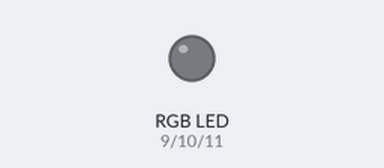
Recording of a sketch running on a simulated Arduino Uno, built with avr-gcc and run on an emulated ATmega328P. On the bench: an RGB LED mixed from three pins (HIGH = lit).

Above: at 0.15 s.
Timing chart, 0 to 8.0 s (numbered marks = the images above):
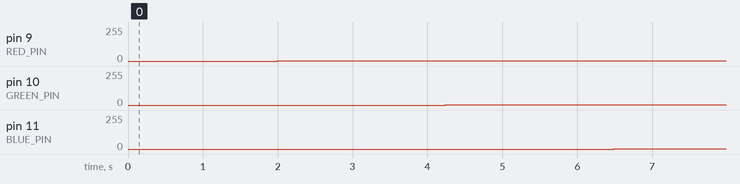

The sketch:

RGB_Effect.ino
```cpp
// RGB_Effect
// To use I2C backpack on a 20x4 lcd screen uncomment the define below

//#define USE_I2C_BACKPACK

#if defined USE_I2C_BACKPACK
  #include <Wire.h>
  #include <LiquidCrystal_I2C.h>
#endif

enum{
  Red = 0,
  Green,
  Blue
};

#define RED_PIN    9
#define GREEN_PIN  10
#define BLUE_PIN   11

#define  MIN  2
#define  SETPOINT  50
#define  MAX  250
#define  DELAY  5

#define COLUMNS  20
#define LINES    4

signed int pace = 1;
unsigned int duty = 100;
unsigned int currentPin = Red;
boolean Up = true;

#if defined USE_I2C_BACKPACK
  LiquidCrystal_I2C lcd(0x27, 2, 1, 0, 4, 5, 6, 7, 3, POSITIVE);
#endif
void setup() {

  // Initialize the lcd for 20 chars 4 lines and turn on backlight
  #if defined USE_I2C_BACKPACK
    lcd.begin(COLUMNS,LINES);
    // Backlight on
    lcd.backlight();

    lcd.setCursor(3,0);
    lcd.print("Hello, world!");
    lcd.setCursor(2,1);
    lcd.print("By: Andre Botelho");
    lcd.setCursor(0,2);
    lcd.print("RGB Effect");
    lcd.setCursor(0,3);
    lcd.write("Red Up");
    delay(3000);
  #endif

  pinMode(RED_PIN,OUTPUT);
  pinMode(GREEN_PIN,OUTPUT);
  pinMode(BLUE_PIN,OUTPUT);
}

void loop() {

  switch(currentPin){
   case Red:
      analogWrite(RED_PIN,duty);
      delay(DELAY);

      duty += pace;

      if(duty == MAX){
        pace = -pace;
        Up = false;

        #if defined USE_I2C_BACKPACK
          lcd.clearLine(3,COLUMNS);
          lcd.setCursor(0,3);
          lcd.print("Red Down");
        #endif
      }
      else if(duty <= SETPOINT && Up == false){
        analogWrite(GREEN_PIN,SETPOINT-duty);

        #if defined USE_I2C_BACKPACK
          lcd.clearLine(3,COLUMNS);
          lcd.setCursor(0,3);
          lcd.print("Green Up - Red Down");
        #endif
      }

      if(duty == MIN && Up == false){
        Up = true;
        pace = -pace;
        currentPin = Green;
        duty = SETPOINT;

        analogWrite(GREEN_PIN,SETPOINT);
      }
   break;

   case Green:
      analogWrite(GREEN_PIN,duty);
      delay(DELAY);

      duty += pace;

      if(duty == MAX){
        pace = -pace;
        Up = false;

        #if defined USE_I2C_BACKPACK
          lcd.clearLine(3,COLUMNS);
          lcd.setCursor(0,3);
          lcd.print("Green Down");
        #endif
      }
      else if(duty <= SETPOINT && Up == false){
        analogWrite(BLUE_PIN,SETPOINT-duty);

        #if defined USE_I2C_BACKPACK
          lcd.clearLine(3,COLUMNS);
          lcd.setCursor(0,3);
          lcd.print("Blue Up - Green Down");
        #endif
      }

      if(duty == MIN && Up == false){
        Up = true;
        pace = -pace;
        currentPin = Blue;
        duty = SETPOINT;

        analogWrite(BLUE_PIN,SETPOINT);
      }
   break;

   case Blue:
      analogWrite(BLUE_PIN,duty);
      delay(DELAY);

      duty += pace;

      if(duty == MAX){
        pace = -pace;
        Up = false;

        #if defined USE_I2C_BACKPACK
          lcd.clearLine(3,COLUMNS);
          lcd.setCursor(0,3);
          lcd.print("Blue Down");
        #endif
      }
      else if(duty <= SETPOINT && Up == false){
        analogWrite(RED_PIN,SETPOINT-duty);

        #if defined USE_I2C_BACKPACK
          lcd.clearLine(3,COLUMNS);
          lcd.setCursor(0,3);
          lcd.print("Blue Down - Red Up");
        #endif
      }

      if(duty == MIN && Up == false){
        Up = true;
        pace = -pace;
        currentPin = Red;
        duty = SETPOINT;

        analogWrite(RED_PIN,SETPOINT);
      }
   break;
  }
}
```

Measured:
- by itself, pin 9 (RED_PIN): 0/255 → 3/255 at 2.0 s
- by itself, pin 10 (GREEN_PIN): 0/255 → 3/255 at 4.2 s
- by itself, pin 11 (BLUE_PIN): 0/255 → 3/255 at 6.5 s
